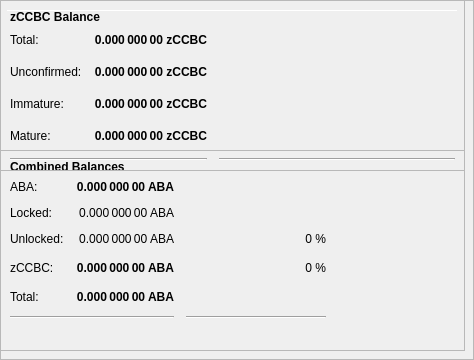
        <widget class="QFrame" name="frameObfuscation">
         <property name="minimumSize">
          <size>
           <width>0</width>
           <height>350</height>
          </size>
         </property>
         <property name="layoutDirection">
          <enum>Qt::LeftToRight</enum>
         </property>
         <property name="frameShape">
          <enum>QFrame::StyledPanel</enum>
         </property>
         <property name="frameShadow">
          <enum>QFrame::Raised</enum>
         </property>
         <widget class="QPushButton" name="runAutoDenom">
          <property name="geometry">
           <rect>
            <x>251</x>
            <y>17</y>
            <width>1</width>
            <height>1</height>
           </rect>
          </property>
          <property name="palette">
           <palette>
            <active>
             <colorrole role="WindowText">
              <brush brushstyle="SolidPattern">
               <color alpha="255">
                <red>0</red>
                <green>0</green>
                <blue>0</blue>
               </color>
              </brush>
             </colorrole>
             <colorrole role="Button">
              <brush brushstyle="SolidPattern">
               <color alpha="255">
                <red>239</red>
                <green>238</green>
                <blue>238</blue>
               </color>
              </brush>
             </colorrole>
             <colorrole role="Light">
              <brush brushstyle="SolidPattern">
               <color alpha="255">
                <red>255</red>
                <green>255</green>
                <blue>255</blue>
               </color>
              </brush>
             </colorrole>
             <colorrole role="Midlight">
              <brush brushstyle="SolidPattern">
               <color alpha="255">
                <red>247</red>
                <green>246</green>
                <blue>246</blue>
               </color>
              </brush>
             </colorrole>
             <colorrole role="Dark">
              <brush brushstyle="SolidPattern">
               <color alpha="255">
                <red>119</red>
                <green>119</green>
                <blue>119</blue>
               </color>
              </brush>
             </colorrole>
             <colorrole role="Mid">
              <brush brushstyle="SolidPattern">
               <color alpha="255">
                <red>159</red>
                <green>159</green>
                <blue>159</blue>
               </color>
              </brush>
             </colorrole>
             <colorrole role="Text">
              <brush brushstyle="SolidPattern">
               <color alpha="255">
                <red>0</red>
                <green>0</green>
                <blue>0</blue>
               </color>
              </brush>
             </colorrole>
             <colorrole role="BrightText">
              <brush brushstyle="SolidPattern">
               <color alpha="255">
                <red>255</red>
                <green>255</green>
                <blue>255</blue>
               </color>
              </brush>
             </colorrole>
             <colorrole role="ButtonText">
              <brush brushstyle="SolidPattern">
               <color alpha="255">
                <red>0</red>
                <green>0</green>
                <blue>0</blue>
               </color>
              </brush>
             </colorrole>
             <colorrole role="Base">
              <brush brushstyle="SolidPattern">
               <color alpha="255">
                <red>255</red>
                <green>255</green>
                <blue>255</blue>
               </color>
              </brush>
             </colorrole>
             <colorrole role="Window">
              <brush brushstyle="SolidPattern">
               <color alpha="255">
                <red>239</red>
                <green>238</green>
                <blue>238</blue>
               </color>
              </brush>
             </colorrole>
             <colorrole role="Shadow">
              <brush brushstyle="SolidPattern">
               <color alpha="255">
                <red>0</red>
                <green>0</green>
                <blue>0</blue>
               </color>
              </brush>
             </colorrole>
             <colorrole role="AlternateBase">
              <brush brushstyle="SolidPattern">
               <color alpha="255">
                <red>247</red>
                <green>246</green>
                <blue>246</blue>
               </color>
              </brush>
             </colorrole>
             <colorrole role="ToolTipBase">
              <brush brushstyle="SolidPattern">
               <color alpha="255">
                <red>255</red>
                <green>255</green>
                <blue>220</blue>
               </color>
              </brush>
             </colorrole>
             <colorrole role="ToolTipText">
              <brush brushstyle="SolidPattern">
               <color alpha="255">
                <red>0</red>
                <green>0</green>
                <blue>0</blue>
               </color>
              </brush>
             </colorrole>
            </active>
            <inactive>
             <colorrole role="WindowText">
              <brush brushstyle="SolidPattern">
               <color alpha="255">
                <red>0</red>
                <green>0</green>
                <blue>0</blue>
               </color>
              </brush>
             </colorrole>
             <colorrole role="Button">
              <brush brushstyle="SolidPattern">
               <color alpha="255">
                <red>239</red>
                <green>238</green>
                <blue>238</blue>
               </color>
              </brush>
             </colorrole>
             <colorrole role="Light">
              <brush brushstyle="SolidPattern">
               <color alpha="255">
                <red>255</red>
                <green>255</green>
                <blue>255</blue>
               </color>
              </brush>
             </colorrole>
             <colorrole role="Midlight">
              <brush brushstyle="SolidPattern">
               <color alpha="255">
                <red>247</red>
                <green>246</green>
                <blue>246</blue>
               </color>
              </brush>
             </colorrole>
             <colorrole role="Dark">
              <brush brushstyle="SolidPattern">
               <color alpha="255">
                <red>119</red>
                <green>119</green>
                <blue>119</blue>
               </color>
              </brush>
             </colorrole>
             <colorrole role="Mid">
              <brush brushstyle="SolidPattern">
               <color alpha="255">
                <red>159</red>
                <green>159</green>
                <blue>159</blue>
               </color>
              </brush>
             </colorrole>
             <colorrole role="Text">
              <brush brushstyle="SolidPattern">
               <color alpha="255">
                <red>0</red>
                <green>0</green>
                <blue>0</blue>
               </color>
              </brush>
             </colorrole>
             <colorrole role="BrightText">
              <brush brushstyle="SolidPattern">
               <color alpha="255">
                <red>255</red>
                <green>255</green>
                <blue>255</blue>
               </color>
              </brush>
             </colorrole>
             <colorrole role="ButtonText">
              <brush brushstyle="SolidPattern">
               <color alpha="255">
                <red>0</red>
                <green>0</green>
                <blue>0</blue>
               </color>
              </brush>
             </colorrole>
             <colorrole role="Base">
              <brush brushstyle="SolidPattern">
               <color alpha="255">
                <red>255</red>
                <green>255</green>
                <blue>255</blue>
               </color>
              </brush>
             </colorrole>
             <colorrole role="Window">
              <brush brushstyle="SolidPattern">
               <color alpha="255">
                <red>239</red>
                <green>238</green>
                <blue>238</blue>
               </color>
              </brush>
             </colorrole>
             <colorrole role="Shadow">
              <brush brushstyle="SolidPattern">
               <color alpha="255">
                <red>0</red>
                <green>0</green>
                <blue>0</blue>
               </color>
              </brush>
             </colorrole>
             <colorrole role="AlternateBase">
              <brush brushstyle="SolidPattern">
               <color alpha="255">
                <red>247</red>
                <green>246</green>
                <blue>246</blue>
               </color>
              </brush>
             </colorrole>
             <colorrole role="ToolTipBase">
              <brush brushstyle="SolidPattern">
               <color alpha="255">
                <red>255</red>
                <green>255</green>
                <blue>220</blue>
               </color>
              </brush>
             </colorrole>
             <colorrole role="ToolTipText">
              <brush brushstyle="SolidPattern">
               <color alpha="255">
                <red>0</red>
                <green>0</green>
                <blue>0</blue>
               </color>
              </brush>
             </colorrole>
            </inactive>
            <disabled>
             <colorrole role="WindowText">
              <brush brushstyle="SolidPattern">
               <color alpha="255">
                <red>119</red>
                <green>119</green>
                <blue>119</blue>
               </color>
              </brush>
             </colorrole>
             <colorrole role="Button">
              <brush brushstyle="SolidPattern">
               <color alpha="255">
                <red>239</red>
                <green>238</green>
                <blue>238</blue>
               </color>
              </brush>
             </colorrole>
             <colorrole role="Light">
              <brush brushstyle="SolidPattern">
               <color alpha="255">
                <red>255</red>
                <green>255</green>
                <blue>255</blue>
               </color>
              </brush>
             </colorrole>
             <colorrole role="Midlight">
              <brush brushstyle="SolidPattern">
               <color alpha="255">
                <red>247</red>
                <green>246</green>
                <blue>246</blue>
               </color>
              </brush>
             </colorrole>
             <colorrole role="Dark">
              <brush brushstyle="SolidPattern">
               <color alpha="255">
                <red>119</red>
                <green>119</green>
                <blue>119</blue>
               </color>
              </brush>
             </colorrole>
             <colorrole role="Mid">
              <brush brushstyle="SolidPattern">
               <color alpha="255">
                <red>159</red>
                <green>159</green>
                <blue>159</blue>
               </color>
              </brush>
             </colorrole>
             <colorrole role="Text">
              <brush brushstyle="SolidPattern">
               <color alpha="255">
                <red>119</red>
                <green>119</green>
                <blue>119</blue>
               </color>
              </brush>
             </colorrole>
             <colorrole role="BrightText">
              <brush brushstyle="SolidPattern">
               <color alpha="255">
                <red>255</red>
                <green>255</green>
                <blue>255</blue>
               </color>
              </brush>
             </colorrole>
             <colorrole role="ButtonText">
              <brush brushstyle="SolidPattern">
               <color alpha="255">
                <red>119</red>
                <green>119</green>
                <blue>119</blue>
               </color>
              </brush>
             </colorrole>
             <colorrole role="Base">
              <brush brushstyle="SolidPattern">
               <color alpha="255">
                <red>239</red>
                <green>238</green>
                <blue>238</blue>
               </color>
              </brush>
             </colorrole>
             <colorrole role="Window">
              <brush brushstyle="SolidPattern">
               <color alpha="255">
                <red>239</red>
                <green>238</green>
                <blue>238</blue>
               </color>
              </brush>
             </colorrole>
             <colorrole role="Shadow">
              <brush brushstyle="SolidPattern">
               <color alpha="255">
                <red>0</red>
                <green>0</green>
                <blue>0</blue>
               </color>
              </brush>
             </colorrole>
             <colorrole role="AlternateBase">
              <brush brushstyle="SolidPattern">
               <color alpha="255">
                <red>239</red>
                <green>238</green>
                <blue>238</blue>
               </color>
              </brush>
             </colorrole>
             <colorrole role="ToolTipBase">
              <brush brushstyle="SolidPattern">
               <color alpha="255">
                <red>255</red>
                <green>255</green>
                <blue>220</blue>
               </color>
              </brush>
             </colorrole>
             <colorrole role="ToolTipText">
              <brush brushstyle="SolidPattern">
               <color alpha="255">
                <red>0</red>
                <green>0</green>
                <blue>0</blue>
               </color>
              </brush>
             </colorrole>
            </disabled>
           </palette>
          </property>
          <property name="focusPolicy">
           <enum>Qt::NoFocus</enum>
          </property>
          <property name="autoFillBackground">
           <bool>true</bool>
          </property>
          <property name="text">
           <string/>
          </property>
          <property name="flat">
           <bool>true</bool>
          </property>
         </widget>
         <widget class="Line" name="line">
          <property name="geometry">
           <rect>
            <x>7</x>
            <y>10</y>
            <width>451</width>
            <height>1</height>
           </rect>
          </property>
          <property name="orientation">
           <enum>Qt::Horizontal</enum>
          </property>
         </widget>
         <widget class="QFrame" name="frame_3">
          <property name="geometry">
           <rect>
            <x>0</x>
            <y>150</y>
            <width>465</width>
            <height>201</height>
           </rect>
          </property>
          <property name="frameShape">
           <enum>QFrame::StyledPanel</enum>
          </property>
          <property name="frameShadow">
           <enum>QFrame::Raised</enum>
          </property>
          <layout class="QVBoxLayout" name="verticalLayout_5">
           <item>
            <layout class="QHBoxLayout" name="horizontalLayout_5" stretch="0">
             <item>
              <widget class="QLabel" name="label_5z">
               <property name="maximumSize">
                <size>
                 <width>16777215</width>
                 <height>20</height>
                </size>
               </property>
               <property name="font">
                <font>
                 <weight>75</weight>
                 <bold>true</bold>
                </font>
               </property>
               <property name="toolTip">
                <string>Combined Balances (including unconfirmed and immature coins)</string>
               </property>
               <property name="text">
                <string>&lt;html&gt;&lt;head/&gt;&lt;body&gt;&lt;p&gt;Combined Balances&lt;/p&gt;&lt;/body&gt;&lt;/html&gt;</string>
               </property>
              </widget>
             </item>
            </layout>
           </item>
           <item>
            <layout class="QGridLayout" name="gridLayout_3">
             <property name="spacing">
              <number>12</number>
             </property>
             <item row="7" column="0" colspan="2">
              <widget class="Line" name="lineSpendableBalance_3">
               <property name="orientation">
                <enum>Qt::Horizontal</enum>
               </property>
              </widget>
             </item>
             <item row="7" column="2">
              <widget class="Line" name="lineWatchBalance_3">
               <property name="sizePolicy">
                <sizepolicy hsizetype="Preferred" vsizetype="Fixed">
                 <horstretch>0</horstretch>
                 <verstretch>0</verstretch>
                </sizepolicy>
               </property>
               <property name="minimumSize">
                <size>
                 <width>140</width>
                 <height>0</height>
                </size>
               </property>
               <property name="orientation">
                <enum>Qt::Horizontal</enum>
               </property>
              </widget>
             </item>
             <item row="4" column="1">
              <widget class="QLabel" name="labelzBalancez">
               <property name="font">
                <font>
                 <weight>75</weight>
                 <bold>true</bold>
                </font>
               </property>
               <property name="cursor">
                <cursorShape>IBeamCursor</cursorShape>
               </property>
               <property name="toolTip">
                <string>Total of transactions that have yet to be confirmed, and do not yet count toward the spendable balance</string>
               </property>
               <property name="text">
                <string notr="true">0.000 000 00 ABA</string>
               </property>
               <property name="alignment">
                <set>Qt::AlignRight|Qt::AlignTrailing|Qt::AlignVCenter</set>
               </property>
               <property name="textInteractionFlags">
                <set>Qt::LinksAccessibleByMouse|Qt::TextSelectableByKeyboard|Qt::TextSelectableByMouse</set>
               </property>
              </widget>
             </item>
             <item row="6" column="1">
              <widget class="QLabel" name="labelTotalz">
               <property name="font">
                <font>
                 <weight>75</weight>
                 <bold>true</bold>
                </font>
               </property>
               <property name="cursor">
                <cursorShape>IBeamCursor</cursorShape>
               </property>
               <property name="toolTip">
                <string>Total Balance, including unconfirmed and immature coins.</string>
               </property>
               <property name="text">
                <string notr="true">0.000 000 00 ABA</string>
               </property>
               <property name="alignment">
                <set>Qt::AlignRight|Qt::AlignTrailing|Qt::AlignVCenter</set>
               </property>
               <property name="textInteractionFlags">
                <set>Qt::LinksAccessibleByMouse|Qt::TextSelectableByKeyboard|Qt::TextSelectableByMouse</set>
               </property>
              </widget>
             </item>
             <item row="4" column="3">
              <spacer name="horizontalSpacer_6">
               <property name="orientation">
                <enum>Qt::Horizontal</enum>
               </property>
               <property name="sizeHint" stdset="0">
                <size>
                 <width>40</width>
                 <height>20</height>
                </size>
               </property>
              </spacer>
             </item>
             <item row="6" column="0">
              <widget class="QLabel" name="labelTotalTextz">
               <property name="text">
                <string>Total:</string>
               </property>
              </widget>
             </item>
             <item row="1" column="0">
              <widget class="QLabel" name="labelBalanceTextz">
               <property name="text">
                <string>ABA:</string>
               </property>
              </widget>
             </item>
             <item row="1" column="1">
              <widget class="QLabel" name="labelBalancez">
               <property name="font">
                <font>
                 <weight>75</weight>
                 <bold>true</bold>
                </font>
               </property>
               <property name="cursor">
                <cursorShape>IBeamCursor</cursorShape>
               </property>
               <property name="toolTip">
                <string>Your current spendable balance</string>
               </property>
               <property name="text">
                <string notr="true">0.000 000 00 ABA</string>
               </property>
               <property name="alignment">
                <set>Qt::AlignRight|Qt::AlignTrailing|Qt::AlignVCenter</set>
               </property>
               <property name="textInteractionFlags">
                <set>Qt::LinksAccessibleByMouse|Qt::TextSelectableByKeyboard|Qt::TextSelectableByMouse</set>
               </property>
              </widget>
             </item>
             <item row="4" column="0">
              <widget class="QLabel" name="labelzBalanceTextz">
               <property name="toolTip">
                <string/>
               </property>
               <property name="text">
                <string>zCCBC:</string>
               </property>
              </widget>
             </item>
             <item row="4" column="2">
              <widget class="QLabel" name="labelzCCBCPercent">
               <property name="toolTip">
                <string>Current percentage of zCCBC.
If AutoMint is enabled this percentage will settle around the configured AutoMint percentage (default = 10%)</string>
               </property>
               <property name="text">
                <string>0 %</string>
               </property>
               <property name="alignment">
                <set>Qt::AlignRight|Qt::AlignTrailing|Qt::AlignVCenter</set>
               </property>
              </widget>
             </item>
             <item row="6" column="2">
              <widget class="QLabel" name="label100Percent">
               <property name="text">
                <string/>
               </property>
               <property name="alignment">
                <set>Qt::AlignRight|Qt::AlignTrailing|Qt::AlignVCenter</set>
               </property>
              </widget>
             </item>
             <item row="2" column="1">
              <widget class="QLabel" name="labelLockedBalance">
               <property name="toolTip">
                <string>Locked ABA or Masternode collaterals. These are excluded from zCCBC minting.</string>
               </property>
               <property name="text">
                <string>0.000 000 00 ABA</string>
               </property>
               <property name="alignment">
                <set>Qt::AlignRight|Qt::AlignTrailing|Qt::AlignVCenter</set>
               </property>
              </widget>
             </item>
             <item row="2" column="0">
              <widget class="QLabel" name="labelLockedBalanceText">
               <property name="toolTip">
                <string>Locked ABA or Masternode collaterals. These are excluded from zCCBC minting.</string>
               </property>
               <property name="text">
                <string>Locked:</string>
               </property>
              </widget>
             </item>
             <item row="3" column="0">
              <widget class="QLabel" name="labelUnLockedBalanceText">
               <property name="toolTip">
                <string>Unlocked CCBCs. These can be used for zCCBC minting.</string>
               </property>
               <property name="text">
                <string>Unlocked:</string>
               </property>
              </widget>
             </item>
             <item row="3" column="1">
              <widget class="QLabel" name="labelUnLockedBalance">
               <property name="toolTip">
                <string>Unlocked CCBCs. These can be used for zCCBC minting.</string>
               </property>
               <property name="text">
                <string>0.000 000 00 ABA</string>
               </property>
               <property name="alignment">
                <set>Qt::AlignRight|Qt::AlignTrailing|Qt::AlignVCenter</set>
               </property>
              </widget>
             </item>
             <item row="3" column="2">
              <widget class="QLabel" name="labelCCBCPercent">
               <property name="text">
                <string>0 %</string>
               </property>
               <property name="alignment">
                <set>Qt::AlignRight|Qt::AlignTrailing|Qt::AlignVCenter</set>
               </property>
              </widget>
             </item>
            </layout>
           </item>
           <item>
            <spacer name="verticalSpacer">
             <property name="orientation">
              <enum>Qt::Vertical</enum>
             </property>
             <property name="sizeHint" stdset="0">
              <size>
               <width>20</width>
               <height>40</height>
              </size>
             </property>
            </spacer>
           </item>
          </layout>
         </widget>
         <widget class="QFrame" name="frame_4">
          <property name="geometry">
           <rect>
            <x>0</x>
            <y>0</y>
            <width>465</width>
            <height>171</height>
           </rect>
          </property>
          <property name="frameShape">
           <enum>QFrame::StyledPanel</enum>
          </property>
          <property name="frameShadow">
           <enum>QFrame::Raised</enum>
          </property>
          <layout class="QVBoxLayout" name="verticalLayout_7">
           <item>
            <layout class="QHBoxLayout" name="horizontalLayout_8" stretch="0">
             <item>
              <widget class="QLabel" name="label_5z_3">
               <property name="maximumSize">
                <size>
                 <width>16777215</width>
                 <height>20</height>
                </size>
               </property>
               <property name="font">
                <font>
                 <weight>75</weight>
                 <bold>true</bold>
                </font>
               </property>
               <property name="text">
                <string>zCCBC Balance</string>
               </property>
              </widget>
             </item>
            </layout>
           </item>
           <item>
            <layout class="QGridLayout" name="gridLayout_5">
             <property name="spacing">
              <number>12</number>
             </property>
             <item row="4" column="0">
              <widget class="QLabel" name="labelzBalanceMatureText">
               <property name="toolTip">
                <string>Mature: more than 20 confirmation and more than 1 mints of the same denomination after it was minted.
These zCCBC are spendable.</string>
               </property>
               <property name="text">
                <string>Mature:</string>
               </property>
              </widget>
             </item>
             <item row="5" column="0" colspan="2">
              <widget class="Line" name="lineSpendableBalance_5">
               <property name="orientation">
                <enum>Qt::Horizontal</enum>
               </property>
              </widget>
             </item>
             <item row="1" column="1">
              <widget class="QLabel" name="labelzBalance">
               <property name="font">
                <font>
                 <weight>75</weight>
                 <bold>true</bold>
                </font>
               </property>
               <property name="cursor">
                <cursorShape>IBeamCursor</cursorShape>
               </property>
               <property name="toolTip">
                <string>All available zCCBC, unconfirmed and immature zCCBC included.</string>
               </property>
               <property name="text">
                <string notr="true">0.000 000 00 zCCBC</string>
               </property>
               <property name="alignment">
                <set>Qt::AlignRight|Qt::AlignTrailing|Qt::AlignVCenter</set>
               </property>
               <property name="textInteractionFlags">
                <set>Qt::LinksAccessibleByMouse|Qt::TextSelectableByKeyboard|Qt::TextSelectableByMouse</set>
               </property>
              </widget>
             </item>
             <item row="5" column="2">
              <widget class="Line" name="lineWatchBalance_5">
               <property name="sizePolicy">
                <sizepolicy hsizetype="Preferred" vsizetype="Fixed">
                 <horstretch>0</horstretch>
                 <verstretch>0</verstretch>
                </sizepolicy>
               </property>
               <property name="minimumSize">
                <size>
                 <width>140</width>
                 <height>0</height>
                </size>
               </property>
               <property name="orientation">
                <enum>Qt::Horizontal</enum>
               </property>
              </widget>
             </item>
             <item row="1" column="0">
              <widget class="QLabel" name="labelzBalanceText">
               <property name="toolTip">
                <string>All available zCCBC, unconfirmed and immature zCCBC included.</string>
               </property>
               <property name="text">
                <string>Total:</string>
               </property>
              </widget>
             </item>
             <item row="1" column="2">
              <spacer name="horizontalSpacer_8">
               <property name="orientation">
                <enum>Qt::Horizontal</enum>
               </property>
               <property name="sizeHint" stdset="0">
                <size>
                 <width>40</width>
                 <height>20</height>
                </size>
               </property>
              </spacer>
             </item>
             <item row="4" column="2">
              <spacer name="horizontalSpacer_4">
               <property name="orientation">
                <enum>Qt::Horizontal</enum>
               </property>
               <property name="sizeHint" stdset="0">
                <size>
                 <width>40</width>
                 <height>20</height>
                </size>
               </property>
              </spacer>
             </item>
             <item row="4" column="1">
              <widget class="QLabel" name="labelzBalanceMature">
               <property name="font">
                <font>
                 <weight>75</weight>
                 <bold>true</bold>
                </font>
               </property>
               <property name="toolTip">
                <string>Mature: more than 20 confirmation and more than 1 mints of the same denomination after it was minted.
These zCCBC are spendable.</string>
               </property>
               <property name="text">
                <string>0.000 000 00 zCCBC</string>
               </property>
               <property name="alignment">
                <set>Qt::AlignRight|Qt::AlignTrailing|Qt::AlignVCenter</set>
               </property>
              </widget>
             </item>
             <item row="2" column="0">
              <widget class="QLabel" name="labelzBalanceUnconfirmedText">
               <property name="toolTip">
                <string>Unconfirmed: less than 20 confirmations
Immature: confirmed, but less than 1 mints of the same denomination after it was minted</string>
               </property>
               <property name="text">
                <string>Unconfirmed:</string>
               </property>
              </widget>
             </item>
             <item row="2" column="1">
              <widget class="QLabel" name="labelzBalanceUnconfirmed">
               <property name="font">
                <font>
                 <weight>75</weight>
                 <bold>true</bold>
                </font>
               </property>
               <property name="toolTip">
                <string>Unconfirmed: less than 20 confirmations
Immature: confirmed, but less than 1 mints of the same denomination after it was minted</string>
               </property>
               <property name="text">
                <string>0.000 000 00 zCCBC</string>
               </property>
               <property name="alignment">
                <set>Qt::AlignRight|Qt::AlignTrailing|Qt::AlignVCenter</set>
               </property>
              </widget>
             </item>
             <item row="2" column="2">
              <spacer name="horizontalSpacer_5">
               <property name="orientation">
                <enum>Qt::Horizontal</enum>
               </property>
               <property name="sizeHint" stdset="0">
                <size>
                 <width>40</width>
                 <height>20</height>
                </size>
               </property>
              </spacer>
             </item>
             <item row="3" column="0">
              <widget class="QLabel" name="labelzBalanceImmatureText">
               <property name="toolTip">
                <string>Unconfirmed: less than 20 confirmations
Immature: confirmed, but less than 1 mints of the same denomination after it was minted</string>
               </property>
               <property name="text">
                <string>Immature:</string>
               </property>
              </widget>
             </item>
             <item row="3" column="1">
              <widget class="QLabel" name="labelzBalanceImmature">
               <property name="font">
                <font>
                 <weight>75</weight>
                 <bold>true</bold>
                </font>
               </property>
               <property name="toolTip">
                <string>Unconfirmed: less than 20 confirmations
Immature: confirmed, but less than 1 mints of the same denomination after it was minted</string>
               </property>
               <property name="text">
                <string>0.000 000 00 zCCBC</string>
               </property>
               <property name="alignment">
                <set>Qt::AlignRight|Qt::AlignTrailing|Qt::AlignVCenter</set>
               </property>
              </widget>
             </item>
             <item row="3" column="2">
              <spacer name="horizontalSpacer_7">
               <property name="orientation">
                <enum>Qt::Horizontal</enum>
               </property>
               <property name="sizeHint" stdset="0">
                <size>
                 <width>40</width>
                 <height>20</height>
                </size>
               </property>
              </spacer>
             </item>
            </layout>
           </item>
          </layout>
         </widget>
        </widget>
